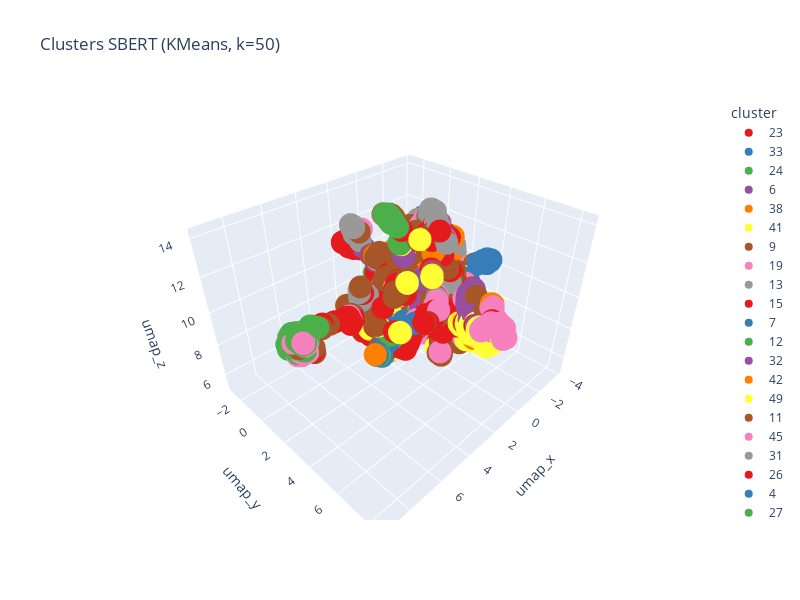

This figure's notebook cell:
### Markdown cell above
To access to the class definitions, please see : [here](src\models\similarity_analysis.py)

### Code cell
# 1.Clustering
cluster_model = CaptionClustering(model_name='all-MiniLM-L6-v2', n_clusters=50, normalize=True)

cluster_labels, embeddings = cluster_model.cluster_captions(df)
df_clusters = cluster_model.UMAP_reduction(df, umap_n_components=3, umap_n_neighbors=15, umap_min_dist=0.1, umap_metric='cosine')

# 2 Analysis of similarity of captions within each clusters to see if the clustering with kNN is working or assigning not good clusters
sim_results = cluster_model.evaluate_intra_cluster_similarity(df, plot=False)

# 3 Analysis of humour score correlation within a similarity cluster
humor_analysis = SimilarHumorAnalysis(model_name='all-MiniLM-L6-v2')
corr_results = humor_analysis.scores_correlation_by_cluster(df_clusters, humor_col='mean')
#print(corr_results.sort_values('spearman', ascending=False).head())
